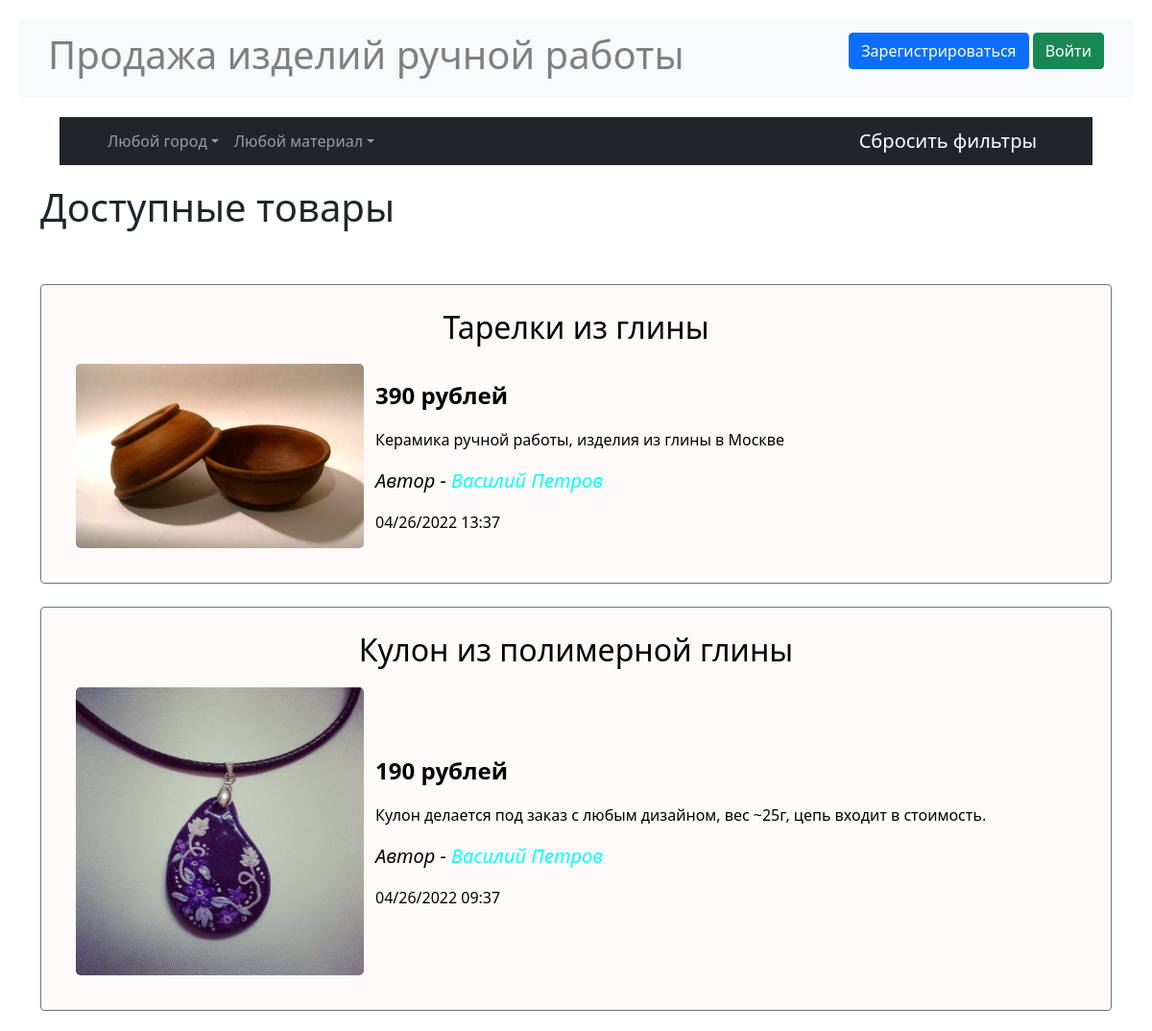
Before: / (upper part) with the older database file.
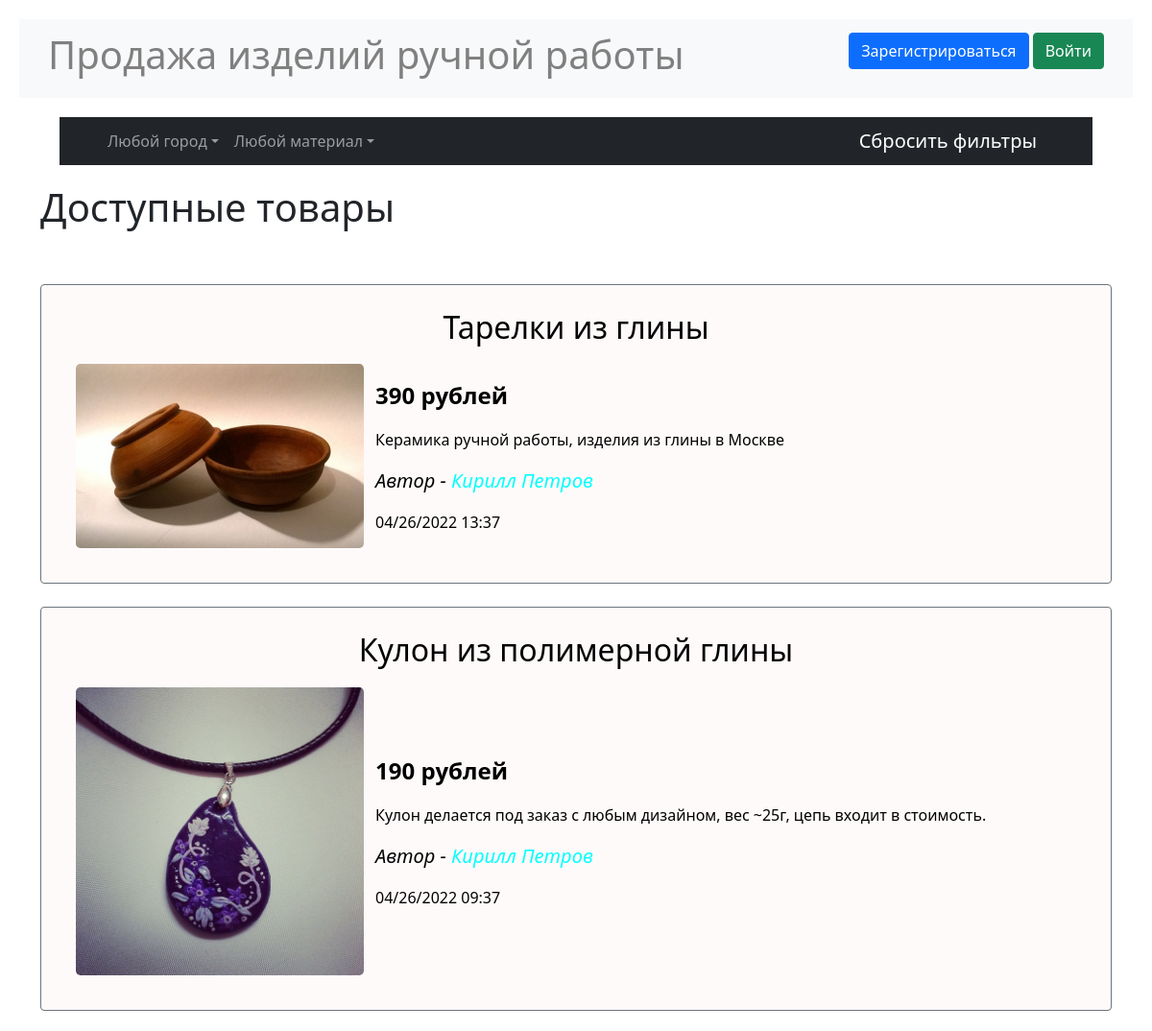
After: the same page with the newer database file.
### data/ads.py (models this page shows)
class Ad(SqlAlchemyBase, SerializerMixin):
    __tablename__ = 'ads'
    id = sqlalchemy.Column(sqlalchemy.Integer,
                           primary_key=True, autoincrement=True)
    user_id = sqlalchemy.Column(sqlalchemy.Integer,
                                sqlalchemy.ForeignKey("users.id"))
    title = sqlalchemy.Column(sqlalchemy.String, nullable=True)
    content = sqlalchemy.Column(sqlalchemy.String, nullable=True)
    price = sqlalchemy.Column(sqlalchemy.Integer, nullable=True)
    filename = sqlalchemy.Column(sqlalchemy.String, nullable=True)
    created_date = sqlalchemy.Column(sqlalchemy.DateTime,
                                     default=datetime.datetime.now)
    is_sold = sqlalchemy.Column(sqlalchemy.Boolean, default=False)
    material = sqlalchemy.Column(sqlalchemy.String, nullable=True)
    condition = sqlalchemy.Column(sqlalchemy.String, nullable=True)
    user = orm.relation('User')

### data/users.py (models this page shows, shortened)
class User(SqlAlchemyBase, UserMixin, SerializerMixin):
    __tablename__ = 'users'
    id = sqlalchemy.Column(sqlalchemy.Integer,
                           primary_key=True, autoincrement=True)
    name = sqlalchemy.Column(sqlalchemy.String, nullable=True)
    surname = sqlalchemy.Column(sqlalchemy.String, nullable=True)
    patronymic = sqlalchemy.Column(sqlalchemy.String, nullable=True)
    city = sqlalchemy.Column(sqlalchemy.String, nullable=True)
    age = sqlalchemy.Column(sqlalchemy.Integer, nullable=True)
    email = sqlalchemy.Column(sqlalchemy.String,
                              index=True, unique=True, nullable=True)
    about = sqlalchemy.Column(sqlalchemy.String, nullable=True)
    hashed_password = sqlalchemy.Column(sqlalchemy.String, nullable=True)
    created_date = sqlalchemy.Column(sqlalchemy.DateTime,
                                     default=datetime.datetime.now)
    ads = orm.relation("Ad", back_populates='user')

### main.py (the view)
@app.route("/")
@app.route("/<city>/<material>")
def index(city="Любой город", material="Любой материал"):
    db_sess = db_session.create_session()
    filters = [Ad.is_sold == 0]
    if city != "Любой город":
        filters.append(User.city == city)
    if material != "Любой материал":
        filters.append(Ad.material == material)
    ads = db_sess.query(Ad).join(User).filter(*filters).all()
    cities = set([user.city for user in db_sess.query(User).all()])
    params = {
        "cities": cities,
        "current_city": city,
        "materials": materials[:-1],
        "current_material": material,
        "ads": ads,
        "css": "../static/css/index.css",
        "title": "Продажа изделий ручной работы"
    }
    return render_template("index.html", **params)

### data/db_session.py (called while the page is built)
def create_session() -> Session:
    global __factory
    return __factory()

### functions.py (called while the page is built)
def get_utc(city_to_find):
    with open('db/cities_utc.csv', encoding="utf8") as csvfile:
        reader = csv.reader(csvfile, delimiter=';', quotechar='"')
        for city, utc in reader:
            if city == city_to_find and city != "Город":
                return int(utc)
    return 0

### main.py (called while the page is built)
@app.template_filter('change_time')
def change_time(time, city):
    return time + datetime.timedelta(hours=get_utc(city))

### templates/index.html (shortened to what this page needs)
{% extends "base.html" %}
{% block content %}
<nav class="navbar navbar-expand-lg navbar-dark bg-dark" id="filters">
    <div class="container-fluid">
        <div class="collapse navbar-collapse" id="navbarScroll">
            <ul class="navbar-nav me-auto mb-2 mb-lg-0">
                <li class="nav-item dropdown">
                    <a class="nav-link dropdown-toggle" role="button"
                       data-bs-toggle="dropdown" aria-expanded="false">
                        {{ current_city }}</a>
                </li>
                <li class="nav-item dropdown">
                    <a class="nav-link dropdown-toggle" role="button"
                       data-bs-toggle="dropdown" aria-expanded="false">
                        {{ current_material }}</a>
                </li>
            </ul>
        </div>
        <a class="navbar-brand" href="/">Сбросить фильтры</a>
    </div>
</nav>
<h1>Доступные товары</h1>
<br><br>
{% include "ads_list.html" %}
{% endblock %}

### templates/ads_list.html (shortened to what this page needs)
{% for item in ads|sort(attribute='created_date', reverse=true)%}
{% set i = loop.index %}
<div class="add">
    <div class="border border-secondary rounded">
        <a href="/ad/details/{{ item.id }}" title="Подробнее о товаре" id="add_href">
            <h2 align="center">{{item.title}}</h2>
            <table>
                <tr>
                    <td>
                        <a data-bs-toggle="modal"
                           data-bs-target="#Modal{{loop.index}}">
                            <img class="add_img rounded-3"
                                 src="/static/img/{{item.filename}}"
                                 alt="Изображение товара">
                        </a>
                    </td>
                    <td><p>
                        <p class="fw-bold fs-4">{{item.price}} рублей</p>
                        <p class="fs-6">{{item.content}}</p>
                        <p class="fst-italic fs-5">
                            Автор - <a class="navbar-brand"
                                       href="/user/{{item.user.id}}/active"
                                       title="Подробнее об авторе"
                                       id="profile_href">
                            {{item.user.name}} {{item.user.surname}}</a></p>
                        <p class="fs-6">
                            {{ (item.created_date |
                            change_time(current_user.city)).strftime("%m/%d/%Y %H:%M") }}</p>
                    </td>
                </tr>
            </table>
        </a>
    </div>
</div><br>
{% endfor %}

Changed rows visible on the page:
changed through a linked row, Ad "Тарелки из глины": user.name "Василий" → "Кирилл"
changed through a linked row, Ad "Кулон из полимерной глины": user.name "Василий" → "Кирилл"
